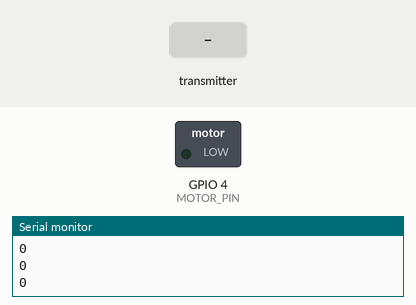
This sketch was run on a simulated ESP32. Shown: switched loads named in the sketch (green lamp = pin HIGH), the last lines printed to the serial monitor. The inputs (shaded band) are chosen by the test bench.

Above: at 1.2 s.
1.3 s: the transmitter starts sending alarm = 1
At 1.9 s:
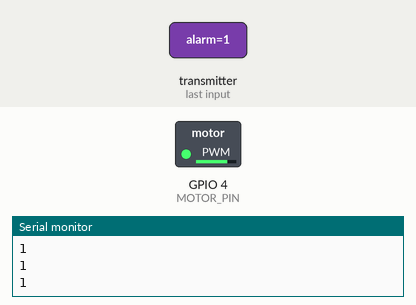
3.0 s: the transmitter starts sending alarm = 0
At 4.2 s:
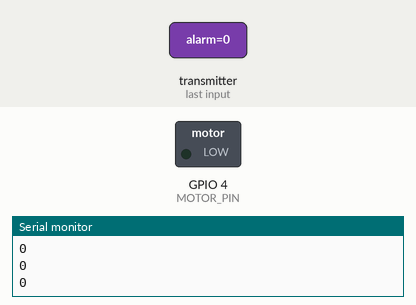
Timing chart, 0 to 6.0 s (numbered marks = the images above; inputs shaded):
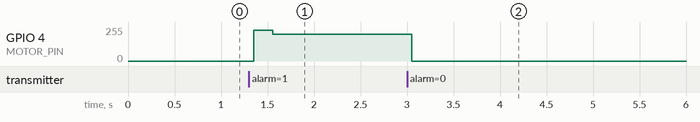

Measured:
- after the input at 1.3 s, GPIO 4 (MOTOR_PIN): 0/255 → 229/255 after 0.05 s, → 199/255 0.20 s later
- after the input at 3.0 s, GPIO 4 (MOTOR_PIN): 199/255 → 0/255 after 0.05 s

The sketch:

wearableAlarmUnit.ino
```cpp
#include <WiFi.h> // Control of wireless network connections for Wi-Fi enabled microcontrollers
#include <esp_now.h> // Wireless communication protocol

#define MOTOR_PIN 4 // GPIO 4, PWM output to the vibration motor driver

// PWM Settings
#define PWM_FREQ 5000 // PWM frequency in Hz. 5 kHz is well above audible range for the motor and avoids whine
#define PWM_RES 8 // PWM resolution in bits. 8 bits gives duty values from 0 to 255

#define START_DUTY 230 // Higher duty cycle applied briefly on motor startup to overcome static friction (startup kick)
#define RUN_DUTY 200 // Lower duty cycle used to sustain the motor once it is spinning, reducing current draw
#define START_TIME 200 // Duration in ms to hold the startup kick before dropping to RUN_DUTY

unsigned long lastRecv = 0; // Stores the time of the last received data, in milliseconds
const unsigned long timeout = 5000; // Timing for a failsafe to trigger alarms if communication protocols were to fail and exceed this time, in ms (1000 ms = 1 s)

// Motor State Tracking
bool alarmState = false; // Current alarm state from the received message. True = alarm is active
bool motorRunning = false; // Tracks whether the motor is currently running, used to detect the OFF to ON transition for the startup kick
unsigned long motorStartTime = 0; // Stores the time the motor was started, used to time the startup kick

// Message Structure
typedef struct{ // Typedef is used here to make an alias for this struct
  bool alarm; // Flag for the smoke detector alarm, for communication
} Message; // Alias name for this struct

Message msg; // Variable to hold the received data

// Function to receive the MAC address of the transmitter device, the incoming data in bytes, and the length of the incoming data
void onRecv(const esp_now_recv_info*, const uint8_t* data, int len){

  if (len != sizeof(msg)){ // Ensures the data is of proper length
    return; // The data was not of proper length, so return nothing and exit this function
  }

  // Makes a copy of the data, data, to the destination, msg, and copies the number of bytes equal to the size of the struct
  memcpy(&msg, data, sizeof(msg));

  // Changes the alarm state based on the incoming data that alters the boolean flag
  alarmState = msg.alarm;

  lastRecv = millis(); // Obtains the current time of the currently received data, resetting the fail-safe timer
}

void setup(){
  Serial.begin(115200); // Baud rate: speed for serial communication

  // Sets the microcontroller in station mode, allowing it to send or receive data packets
  WiFi.mode(WIFI_STA);

  if (esp_now_init() != ESP_OK){ // Verifies if the ESP-NOW communication protocol has not been initialized properly
    Serial.println("Error initializing ESP-NOW"); // Error message
    return; // Exits the setup function by returning nothing
  }

  // This function makes the microcontroller listen for incoming ESP-NOW data, and to interrupt the current task to run the onRecv function
  esp_now_register_recv_cb(onRecv);

  // Setup PWM for the motor using the LEDC peripheral
  ledcAttach(MOTOR_PIN, PWM_FREQ, PWM_RES); // Attaches the motor pin to an LEDC channel with the configured frequency and resolution
  ledcWrite(MOTOR_PIN, 0); // Ensures the motor starts in the OFF state
}

void loop(){
  // FAIL-SAFE CODE:
  // If more time than the timeout has passed since the last received message, force the alarm on
  if (millis() - lastRecv > timeout){
    alarmState = true; // Trigger Alarm
  }

  // Motor Control Logic
  if (alarmState == true){ // If the alarm is active, the motor should be running

    // If the motor is off, and it just turned ON based on the alarm state
    if (motorRunning == false){
      motorRunning = true; // Track that the motor is now running
      motorStartTime = millis(); // Record the time the motor started, used for the startup kick timing

      // Startup kick: apply a higher duty cycle briefly to overcome static friction and get the motor spinning reliably
      ledcWrite(MOTOR_PIN, START_DUTY);
    }

    // After the startup kick window has elapsed, switch to the lower run duty for lower current draw
    if (millis() - motorStartTime > START_TIME){
      ledcWrite(MOTOR_PIN, RUN_DUTY);
    }
  }
  else{ // If the alarm is not active
    motorRunning = false; // Track that the motor is not running
    ledcWrite(MOTOR_PIN, 0); // Turn and maintain motor OFF
  }

  Serial.println(alarmState); // Prints the current alarm state for testing verification

  delay(10); // Very small delay to prevent the loop from running too fast and flooding the serial output
}
```
